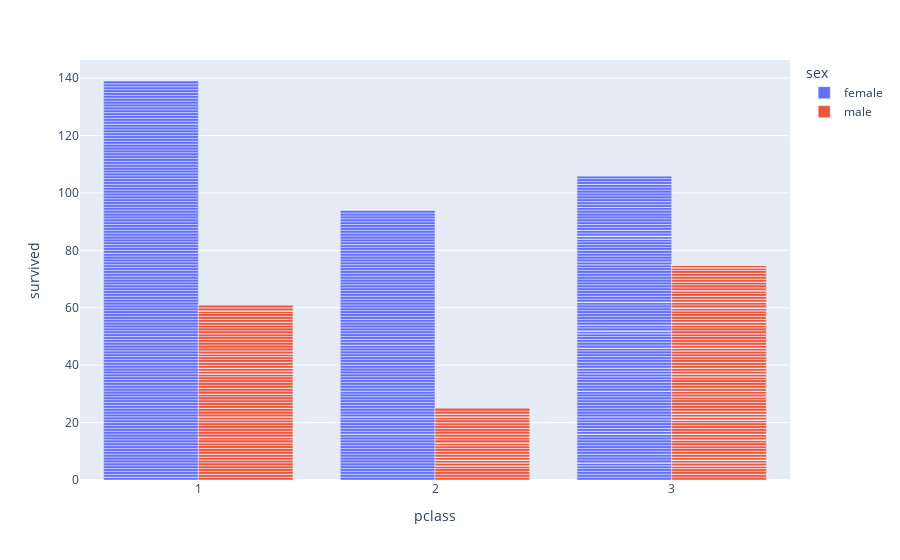

The notebook cell saved with this chart:
### Markdown cell above
## Above we have construted a bar chart to show the number of survivors based on their class on the titanic, whether that be first, second or third.

### Code cell
fig2 = px.bar(titanic, x="pclass", y="survived", barmode = 'group', color = 'sex',
             height=400)
fig2.show()

### Figure 1 — Plotly figure (JSON) as saved in the notebook; plotly's stock layout.template omitted (floating-point values rounded to 4 significant figures; data arrays with more than 128 entries replaced by an {"elided": "..."} marker saying what was removed)
{"data": [{"alignmentgroup": "True", "hovertemplate": "sex=female<br>pclass=%{x}<br>survived=%{y}<extra></extra>", "legendgroup": "female", "marker": {"color": "#636efa", "pattern": {"shape": ""}}, "name": "female", "offsetgroup": "female", "orientation": "v", "showlegend": true, "textposition": "auto", "type": "bar", "x": {"elided": "466 int values"}, "xaxis": "x", "y": {"elided": "466 int values"}, "yaxis": "y"}, {"alignmentgroup": "True", "hovertemplate": "sex=male<br>pclass=%{x}<br>survived=%{y}<extra></extra>", "legendgroup": "male", "marker": {"color": "#EF553B", "pattern": {"shape": ""}}, "name": "male", "offsetgroup": "male", "orientation": "v", "showlegend": true, "textposition": "auto", "type": "bar", "x": {"elided": "843 int values"}, "xaxis": "x", "y": {"elided": "843 int values"}, "yaxis": "y"}], "layout": {"autosize": true, "barmode": "group", "legend": {"title": {"text": "sex"}, "tracegroupgap": 0}, "margin": {"t": 60}, "xaxis": {"anchor": "y", "autorange": true, "domain": [0, 1], "range": [0.5, 3.5], "title": {"text": "pclass"}, "type": "linear"}, "yaxis": {"anchor": "x", "autorange": true, "domain": [0, 1], "range": [0, 146.3], "title": {"text": "survived"}, "type": "linear"}}}
